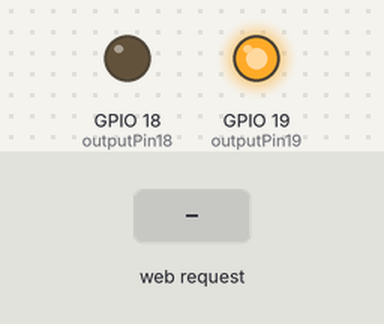
Bench run of a sketch on a simulated ESP32. On the bench: output pins drawn as LEDs (lit = HIGH). The inputs (shaded band) are chosen by the test bench. WiFi joins after 1.5 s; servers stay silent unless stated; what the sketch prints to the serial monitor is not drawn.

Above: at 2.7 s.
2.8 s: HTTP request GET /18/on received
At 3.3 s:
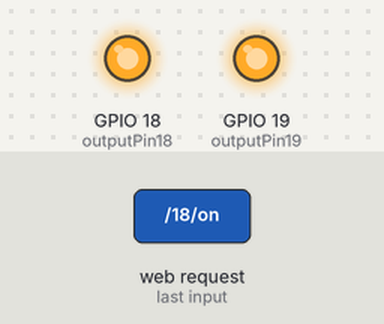
4.3 s: HTTP request GET /19/off received
At 5.5 s:
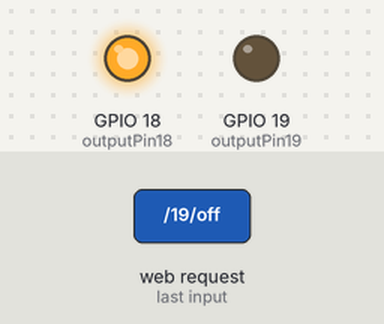
5.8 s: HTTP request GET /18/off received
At 6.7 s:
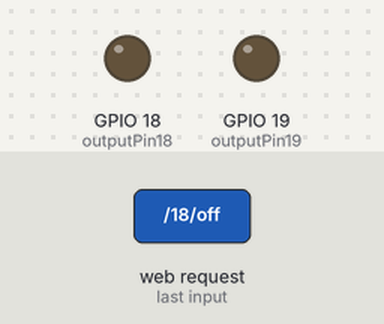
7.3 s: HTTP request GET /19/on received
At 7.8 s:
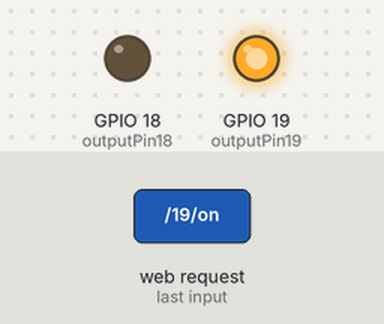
Timing chart, 0 to 9.8 s (numbered marks = the images above; inputs shaded):
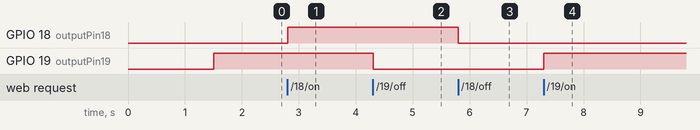

Measured:
- after the input at 2.8 s, GPIO 18 (outputPin18): LOW → HIGH at once
- after the input at 4.3 s, GPIO 19 (outputPin19): HIGH → LOW at once
- after the input at 5.8 s, GPIO 18 (outputPin18): HIGH → LOW at once
- after the input at 7.3 s, GPIO 19 (outputPin19): LOW → HIGH at once

The sketch:

WebServerLED2.ino
```cpp
#include <WiFi.h>

// Konek ke WIFI
const char* ssid     = "66";
const char* password = "11111111";

// Port Web Server
WiFiServer server(80);

// inisialisasi variable untuk HTTP Request
String header;

// Variable Status
String statusPin18 = "off";
String statusPin19 = "off";
String statusPinSemua="off";
String a1 = "";
String a2 = "";

// Variable OutPut
const int outputPin18 = 18;
const int outputPin19 = 19;
//const int outputPin21 = 21;

void setup() {
  Serial.begin(115200);
  // Penentuan Pin Output
  pinMode(outputPin18, OUTPUT);
  pinMode(outputPin19, OUTPUT);
//  pinMode(outputPin21, OUTPUT);
  // pin di set OFF
  digitalWrite(outputPin18, LOW);
  digitalWrite(outputPin19, LOW);
//  digitalWrite(outputPin21, LOW);
  // Connect Ke jaringan WIFI
  Serial.print("Connecting to ");
  Serial.println(ssid);
  WiFi.begin(ssid, password);
  while (WiFi.status() != WL_CONNECTED) {
    delay(500);
    Serial.print(".");
  }
  // Menampilkan IP ke Serial Monitor
  Serial.println("");
  Serial.println("WiFi connected.");
  Serial.println("IP address: ");
  Serial.println(WiFi.localIP());
  //Memulai Server
  server.begin();
  digitalWrite(outputPin18, HIGH);
  digitalWrite(outputPin19, HIGH);
//  digitalWrite(outputPin21, HIGH);
  digitalWrite(outputPin18, LOW);
  digitalWrite(outputPin18, LOW);
//  digitalWrite(outputPin21, LOW);
}

void loop() {
  // Inisialisasi Objek penggunan dengan mendengarkan request dari Client/Pengguna
  WiFiClient client = server.available();

  // Mengeksekusi permintaan pengguna saat tombol ditekan

  // MENGECEK TOMBOL MANA YANG DITEKAN DI HALAMAN WEB, DAN MENGONTROL HASILNYA. SEPERTI YANG TELAH DILIHAT SEBELUMNYA, MEMBUAT PERMINTAAN PADA BERBAGAI URL TERGANTUNG PADA TOMBOL YANG DITEKAN.
  if (client) {                             // Jika Client Konnek
    Serial.println("Perintah Baru");        // Tampilkan Client
    String currentLine = "";                // Inisialisasi menyimpan data dari client
    while (client.connected()) {            // perulangan jika client Connect
      if (client.available()) {             // Jika client ada
        char c = client.read();             // membaca nilai client kemudian
        Serial.write(c);                    // cetak
        header += c;
        if (c == '\n') {                    //
          if (currentLine.length() == 0) {      // jika panjang data sama dengan 0 berarti tidak ada daata
            client.println("HTTP/1.1 200 OK");        // Cetak di serial monitor HTTP REQUEST OK
            client.println("Connection: close");
            client.println();

            // JIKA TOMBOL DITEKAN MEMRINTAHKAN REQUEST PERINTAH PADA URL/GET

            // MISALNYA, JIKA TELAH MENEKAN TOMBOL LED ON 18 , ESP32 MENERIMA PERMINTAAN PADA URL / 18 / ON
            // (KITA DAPAT MELIHAT BAHWA INFORMASI ITU DI HEADER HTTP PADA SERIAL MONITOR). JADI, KITA DAPAT MEMERIKSA APAKAH HEADER BERISI EKSPRESI GET / 18/ ON .
            // JIKA ITU BERISI, KAMI MENGUBAH VARIABEL STATUS OUTPUT18 KE ON, DAN ESP32 MENYALAKAN LED.
            if (header.indexOf("GET /18/on") >= 0) { // jika tombol ditekan lampu pin 18 ditekan mengganti request HTTP di url
              Serial.println("PIN 18 on");          // cetak di Serial monitor
              statusPin18 = "on";                   //  Mengganti status Pin jadi ON
              digitalWrite(outputPin18, HIGH);      // Dan memerintahkan pin lampu menyala
            } else if (header.indexOf("GET /18/off") >= 0) {  // sebaliknya, lain jika ditekan OFF
              Serial.println("PIN 18 off");
              statusPin18 = "off";
              digitalWrite(outputPin18, LOW);
            } else if (header.indexOf("GET /19/on") >= 0) {
              Serial.println("PIN 19 on");
              statusPin19 = "on";
              digitalWrite(outputPin19, HIGH);
            } else if (header.indexOf("GET /19/off") >= 0) {
              Serial.println("PIN 19 off");
              statusPin19 = "off";
              digitalWrite(outputPin19, LOW);
            } else if (header.indexOf("GET /on") >= 0) {
              Serial.println("PIN Semua ON");
              statusPin18 = "on";
              statusPin19 = "on";
              statusPinSemua = "on";
              digitalWrite(outputPin18, HIGH);
              digitalWrite(outputPin19, HIGH);
            } else if (header.indexOf("GET /off") >= 0) {
              Serial.println("PIN Semua OFF");
              statusPinSemua = "off";
              statusPin18 = "off";
              statusPin19 = "off";
              digitalWrite(outputPin18, LOW);
              digitalWrite(outputPin19, LOW);
            }

            // HTML
            client.println("<!DOCTYPE html><html>");
            client.println("<head><meta name=\"viewport\" content=\"width=device-width, initial-scale=1\">");
            // CSS
            client.println("<style>html { font-family: Helvetica; display: inline-block; margin: 0px auto; text-align: center;}");
            client.println(".button { background-color: #5bc0de; border: none; border-radius:10%; color: white; padding: 10px 20px;");
            client.println("text-decoration: none; font-size: 30px; margin: 2px; cursor: pointer; box-shadow: 5px 5px 5px #aaaaaa;}");
            client.println("h3{background-size: auto;background-color:#E0F2F1;padding:10 0;}");
            client.println(".button2 {background-color: #0f887d;}</style></head>");

            // JUDUL
            client.println("<body><h1>Control LED</h1>");

            // PIN 18
            client.println("<p>PIN 18 - Status " + statusPin18 + "</p>");
            // If the statusPin18 is off, it displays the ON button
            if (statusPin18 == "off") {
              client.println("<p><a href=\"/18/on\"><button class=\"button\">ON</button></a></p>");
            } else {
              client.println("<p><a href=\"/18/off\"><button class=\"button button2\">OFF</button></a></p>");
            }

            // PIN 19
            client.println("<p>PIN 19 - Status " + statusPin19 + "</p>");
            if (statusPin19 == "off") {
              client.println("<p><a href=\"/19/on\"><button class=\"button\">ON</button></a></p>");
            } else {
              client.println("<p><a href=\"/19/off\"><button class=\"button button2\">OFF</button></a></p>");
            }

            // PIN SEMUA
            client.println("<p>Semua PIN - Status " + statusPinSemua + "</p>");
//            if(statusPinSemua=="off"){
//
//            }else{
//              client.println("<p><a href=\"/off\"><button class=\"button button2\">OFF</button></a></p>");
//            }
            if (statusPin19=="on"&&statusPin18=="on") {
              client.println("<p><a href=\"/on\"><button class=\"button\">ON</button></a></p>");
            }
            client.println("</body></html>");
            client.println();
            //perintah tombol ditekan berakhir
            break;
          } else { // lain jika tidak ada data yang diberikan Client
            currentLine = "";
          }
        } else if (c != '\r') {  // jika  tampilannya tidak mempunyai data maka tidak di tampilkan/return
          currentLine += c;      //
        }
      }
    }
    // menghapus nilai dari variable penyimpan Request
    // KETIKA RESPONS BERAKHIR, KAMI MENGHAPUS VARIABEL HEADER , DAN MENGHENTIKAN KONEKSI DENGAN KLIEN DENGAN CLIENT.STOP()
    header = "";
    // Kluar dari Koneksi
    client.stop();
    Serial.println("Client disconnected.");
    Serial.println("");
  }
}
```
